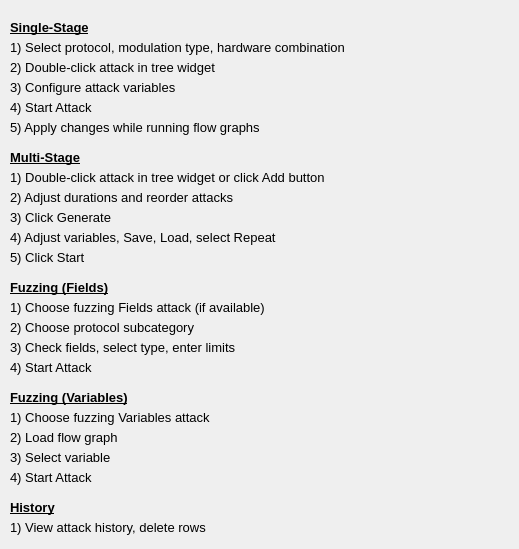
    <widget class="QWidget" name="page_4">
     <widget class="QLabel" name="label2_115">
      <property name="geometry">
       <rect>
        <x>10</x>
        <y>40</y>
        <width>500</width>
        <height>20</height>
       </rect>
      </property>
      <property name="font">
       <font>
        <pointsize>10</pointsize>
       </font>
      </property>
      <property name="text">
       <string>1) Select protocol, modulation type, hardware combination</string>
      </property>
      <property name="alignment">
       <set>Qt::AlignLeading|Qt::AlignLeft|Qt::AlignTop</set>
      </property>
     </widget>
     <widget class="QLabel" name="label2_162">
      <property name="geometry">
       <rect>
        <x>10</x>
        <y>60</y>
        <width>316</width>
        <height>20</height>
       </rect>
      </property>
      <property name="font">
       <font>
        <pointsize>10</pointsize>
       </font>
      </property>
      <property name="text">
       <string>2) Double-click attack in tree widget</string>
      </property>
      <property name="alignment">
       <set>Qt::AlignLeading|Qt::AlignLeft|Qt::AlignTop</set>
      </property>
     </widget>
     <widget class="QLabel" name="label2_164">
      <property name="geometry">
       <rect>
        <x>10</x>
        <y>80</y>
        <width>316</width>
        <height>20</height>
       </rect>
      </property>
      <property name="font">
       <font>
        <pointsize>10</pointsize>
       </font>
      </property>
      <property name="text">
       <string>3) Configure attack variables</string>
      </property>
      <property name="alignment">
       <set>Qt::AlignLeading|Qt::AlignLeft|Qt::AlignTop</set>
      </property>
     </widget>
     <widget class="QLabel" name="label2_165">
      <property name="geometry">
       <rect>
        <x>10</x>
        <y>100</y>
        <width>316</width>
        <height>20</height>
       </rect>
      </property>
      <property name="font">
       <font>
        <pointsize>10</pointsize>
       </font>
      </property>
      <property name="text">
       <string>4) Start Attack</string>
      </property>
      <property name="alignment">
       <set>Qt::AlignLeading|Qt::AlignLeft|Qt::AlignTop</set>
      </property>
     </widget>
     <widget class="QLabel" name="label2_136">
      <property name="geometry">
       <rect>
        <x>10</x>
        <y>20</y>
        <width>220</width>
        <height>20</height>
       </rect>
      </property>
      <property name="font">
       <font>
        <pointsize>10</pointsize>
        <weight>75</weight>
        <bold>true</bold>
        <underline>true</underline>
       </font>
      </property>
      <property name="text">
       <string>Single-Stage</string>
      </property>
      <property name="alignment">
       <set>Qt::AlignLeading|Qt::AlignLeft|Qt::AlignTop</set>
      </property>
     </widget>
     <widget class="QLabel" name="label2_137">
      <property name="geometry">
       <rect>
        <x>10</x>
        <y>150</y>
        <width>220</width>
        <height>20</height>
       </rect>
      </property>
      <property name="font">
       <font>
        <pointsize>10</pointsize>
        <weight>75</weight>
        <bold>true</bold>
        <underline>true</underline>
       </font>
      </property>
      <property name="text">
       <string>Multi-Stage</string>
      </property>
      <property name="alignment">
       <set>Qt::AlignLeading|Qt::AlignLeft|Qt::AlignTop</set>
      </property>
     </widget>
     <widget class="QLabel" name="label2_138">
      <property name="geometry">
       <rect>
        <x>10</x>
        <y>280</y>
        <width>220</width>
        <height>20</height>
       </rect>
      </property>
      <property name="font">
       <font>
        <pointsize>10</pointsize>
        <weight>75</weight>
        <bold>true</bold>
        <underline>true</underline>
       </font>
      </property>
      <property name="text">
       <string>Fuzzing (Fields)</string>
      </property>
      <property name="alignment">
       <set>Qt::AlignLeading|Qt::AlignLeft|Qt::AlignTop</set>
      </property>
     </widget>
     <widget class="QLabel" name="label2_139">
      <property name="geometry">
       <rect>
        <x>10</x>
        <y>500</y>
        <width>220</width>
        <height>20</height>
       </rect>
      </property>
      <property name="font">
       <font>
        <pointsize>10</pointsize>
        <weight>75</weight>
        <bold>true</bold>
        <underline>true</underline>
       </font>
      </property>
      <property name="text">
       <string>History</string>
      </property>
      <property name="alignment">
       <set>Qt::AlignLeading|Qt::AlignLeft|Qt::AlignTop</set>
      </property>
     </widget>
     <widget class="QLabel" name="label2_186">
      <property name="geometry">
       <rect>
        <x>10</x>
        <y>120</y>
        <width>316</width>
        <height>20</height>
       </rect>
      </property>
      <property name="font">
       <font>
        <pointsize>10</pointsize>
       </font>
      </property>
      <property name="text">
       <string>5) Apply changes while running flow graphs</string>
      </property>
      <property name="alignment">
       <set>Qt::AlignLeading|Qt::AlignLeft|Qt::AlignTop</set>
      </property>
     </widget>
     <widget class="QLabel" name="label2_140">
      <property name="geometry">
       <rect>
        <x>10</x>
        <y>170</y>
        <width>350</width>
        <height>20</height>
       </rect>
      </property>
      <property name="font">
       <font>
        <pointsize>10</pointsize>
       </font>
      </property>
      <property name="text">
       <string>1) Double-click attack in tree widget or click Add button</string>
      </property>
      <property name="alignment">
       <set>Qt::AlignLeading|Qt::AlignLeft|Qt::AlignTop</set>
      </property>
     </widget>
     <widget class="QLabel" name="label2_141">
      <property name="geometry">
       <rect>
        <x>10</x>
        <y>190</y>
        <width>350</width>
        <height>20</height>
       </rect>
      </property>
      <property name="font">
       <font>
        <pointsize>10</pointsize>
       </font>
      </property>
      <property name="text">
       <string>2) Adjust durations and reorder attacks</string>
      </property>
      <property name="alignment">
       <set>Qt::AlignLeading|Qt::AlignLeft|Qt::AlignTop</set>
      </property>
     </widget>
     <widget class="QLabel" name="label2_142">
      <property name="geometry">
       <rect>
        <x>10</x>
        <y>210</y>
        <width>350</width>
        <height>20</height>
       </rect>
      </property>
      <property name="font">
       <font>
        <pointsize>10</pointsize>
       </font>
      </property>
      <property name="text">
       <string>3) Click Generate</string>
      </property>
      <property name="alignment">
       <set>Qt::AlignLeading|Qt::AlignLeft|Qt::AlignTop</set>
      </property>
     </widget>
     <widget class="QLabel" name="label2_143">
      <property name="geometry">
       <rect>
        <x>10</x>
        <y>230</y>
        <width>350</width>
        <height>20</height>
       </rect>
      </property>
      <property name="font">
       <font>
        <pointsize>10</pointsize>
       </font>
      </property>
      <property name="text">
       <string>4) Adjust variables, Save, Load, select Repeat</string>
      </property>
      <property name="alignment">
       <set>Qt::AlignLeading|Qt::AlignLeft|Qt::AlignTop</set>
      </property>
     </widget>
     <widget class="QLabel" name="label2_144">
      <property name="geometry">
       <rect>
        <x>10</x>
        <y>250</y>
        <width>350</width>
        <height>20</height>
       </rect>
      </property>
      <property name="font">
       <font>
        <pointsize>10</pointsize>
       </font>
      </property>
      <property name="text">
       <string>5) Click Start</string>
      </property>
      <property name="alignment">
       <set>Qt::AlignLeading|Qt::AlignLeft|Qt::AlignTop</set>
      </property>
     </widget>
     <widget class="QLabel" name="label2_145">
      <property name="geometry">
       <rect>
        <x>10</x>
        <y>300</y>
        <width>350</width>
        <height>20</height>
       </rect>
      </property>
      <property name="font">
       <font>
        <pointsize>10</pointsize>
       </font>
      </property>
      <property name="text">
       <string>1) Choose fuzzing Fields attack (if available)</string>
      </property>
      <property name="alignment">
       <set>Qt::AlignLeading|Qt::AlignLeft|Qt::AlignTop</set>
      </property>
     </widget>
     <widget class="QLabel" name="label2_146">
      <property name="geometry">
       <rect>
        <x>10</x>
        <y>320</y>
        <width>350</width>
        <height>20</height>
       </rect>
      </property>
      <property name="font">
       <font>
        <pointsize>10</pointsize>
       </font>
      </property>
      <property name="text">
       <string>2) Choose protocol subcategory</string>
      </property>
      <property name="alignment">
       <set>Qt::AlignLeading|Qt::AlignLeft|Qt::AlignTop</set>
      </property>
     </widget>
     <widget class="QLabel" name="label2_147">
      <property name="geometry">
       <rect>
        <x>10</x>
        <y>340</y>
        <width>350</width>
        <height>20</height>
       </rect>
      </property>
      <property name="font">
       <font>
        <pointsize>10</pointsize>
       </font>
      </property>
      <property name="text">
       <string>3) Check fields, select type, enter limits</string>
      </property>
      <property name="alignment">
       <set>Qt::AlignLeading|Qt::AlignLeft|Qt::AlignTop</set>
      </property>
     </widget>
     <widget class="QLabel" name="label2_148">
      <property name="geometry">
       <rect>
        <x>10</x>
        <y>360</y>
        <width>350</width>
        <height>20</height>
       </rect>
      </property>
      <property name="font">
       <font>
        <pointsize>10</pointsize>
       </font>
      </property>
      <property name="text">
       <string>4) Start Attack</string>
      </property>
      <property name="alignment">
       <set>Qt::AlignLeading|Qt::AlignLeft|Qt::AlignTop</set>
      </property>
     </widget>
     <widget class="QLabel" name="label2_149">
      <property name="geometry">
       <rect>
        <x>10</x>
        <y>410</y>
        <width>350</width>
        <height>20</height>
       </rect>
      </property>
      <property name="font">
       <font>
        <pointsize>10</pointsize>
       </font>
      </property>
      <property name="text">
       <string>1) Choose fuzzing Variables attack</string>
      </property>
      <property name="alignment">
       <set>Qt::AlignLeading|Qt::AlignLeft|Qt::AlignTop</set>
      </property>
     </widget>
     <widget class="QLabel" name="label2_163">
      <property name="geometry">
       <rect>
        <x>10</x>
        <y>390</y>
        <width>220</width>
        <height>20</height>
       </rect>
      </property>
      <property name="font">
       <font>
        <pointsize>10</pointsize>
        <weight>75</weight>
        <bold>true</bold>
        <underline>true</underline>
       </font>
      </property>
      <property name="text">
       <string>Fuzzing (Variables)</string>
      </property>
      <property name="alignment">
       <set>Qt::AlignLeading|Qt::AlignLeft|Qt::AlignTop</set>
      </property>
     </widget>
     <widget class="QLabel" name="label2_187">
      <property name="geometry">
       <rect>
        <x>10</x>
        <y>430</y>
        <width>350</width>
        <height>20</height>
       </rect>
      </property>
      <property name="font">
       <font>
        <pointsize>10</pointsize>
       </font>
      </property>
      <property name="text">
       <string>2) Load flow graph</string>
      </property>
      <property name="alignment">
       <set>Qt::AlignLeading|Qt::AlignLeft|Qt::AlignTop</set>
      </property>
     </widget>
     <widget class="QLabel" name="label2_188">
      <property name="geometry">
       <rect>
        <x>10</x>
        <y>450</y>
        <width>350</width>
        <height>20</height>
       </rect>
      </property>
      <property name="font">
       <font>
        <pointsize>10</pointsize>
       </font>
      </property>
      <property name="text">
       <string>3) Select variable</string>
      </property>
      <property name="alignment">
       <set>Qt::AlignLeading|Qt::AlignLeft|Qt::AlignTop</set>
      </property>
     </widget>
     <widget class="QLabel" name="label2_189">
      <property name="geometry">
       <rect>
        <x>10</x>
        <y>470</y>
        <width>350</width>
        <height>20</height>
       </rect>
      </property>
      <property name="font">
       <font>
        <pointsize>10</pointsize>
       </font>
      </property>
      <property name="text">
       <string>4) Start Attack</string>
      </property>
      <property name="alignment">
       <set>Qt::AlignLeading|Qt::AlignLeft|Qt::AlignTop</set>
      </property>
     </widget>
     <widget class="QLabel" name="label2_190">
      <property name="geometry">
       <rect>
        <x>10</x>
        <y>520</y>
        <width>350</width>
        <height>20</height>
       </rect>
      </property>
      <property name="font">
       <font>
        <pointsize>10</pointsize>
       </font>
      </property>
      <property name="text">
       <string>1) View attack history, delete rows</string>
      </property>
      <property name="alignment">
       <set>Qt::AlignLeading|Qt::AlignLeft|Qt::AlignTop</set>
      </property>
     </widget>
    </widget>
